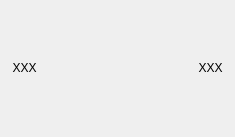
<?xml version="1.0" encoding="UTF-8"?>
<ui version="4.0">
 <class>QmitkSliderNavigator</class>
 <widget class="QWidget" name="QmitkSliderNavigator">
  <property name="geometry">
   <rect>
    <x>0</x>
    <y>0</y>
    <width>235</width>
    <height>137</height>
   </rect>
  </property>
  <property name="sizePolicy">
   <sizepolicy hsizetype="Preferred" vsizetype="Minimum">
    <horstretch>0</horstretch>
    <verstretch>0</verstretch>
   </sizepolicy>
  </property>
  <property name="minimumSize">
   <size>
    <width>0</width>
    <height>0</height>
   </size>
  </property>
  <property name="maximumSize">
   <size>
    <width>32767</width>
    <height>32767</height>
   </size>
  </property>
  <property name="windowTitle">
   <string>QmitkSliderNavigator</string>
  </property>
  <layout class="QGridLayout">
   <property name="leftMargin">
    <number>2</number>
   </property>
   <property name="topMargin">
    <number>2</number>
   </property>
   <property name="rightMargin">
    <number>2</number>
   </property>
   <property name="bottomMargin">
    <number>2</number>
   </property>
   <property name="spacing">
    <number>0</number>
   </property>
   <item row="0" column="3">
    <widget class="ctkDoubleSpinBox" name="m_SpinBox" native="true">
     <property name="sizePolicy">
      <sizepolicy hsizetype="Fixed" vsizetype="Preferred">
       <horstretch>0</horstretch>
       <verstretch>0</verstretch>
      </sizepolicy>
     </property>
    </widget>
   </item>
   <item row="0" column="0">
    <widget class="QLabel" name="m_SliderLabelLeft">
     <property name="enabled">
      <bool>true</bool>
     </property>
     <property name="sizePolicy">
      <sizepolicy hsizetype="Fixed" vsizetype="Preferred">
       <horstretch>0</horstretch>
       <verstretch>0</verstretch>
      </sizepolicy>
     </property>
     <property name="minimumSize">
      <size>
       <width>45</width>
       <height>0</height>
      </size>
     </property>
     <property name="maximumSize">
      <size>
       <width>45</width>
       <height>32767</height>
      </size>
     </property>
     <property name="text">
      <string>&lt;p align=&quot;center&quot;&gt;XXX&lt;/p&gt;</string>
     </property>
     <property name="wordWrap">
      <bool>false</bool>
     </property>
    </widget>
   </item>
   <item row="0" column="1">
    <widget class="ctkDoubleSlider" name="m_Slider" native="true">
     <property name="sizePolicy">
      <sizepolicy hsizetype="Expanding" vsizetype="Preferred">
       <horstretch>0</horstretch>
       <verstretch>0</verstretch>
      </sizepolicy>
     </property>
    </widget>
   </item>
   <item row="0" column="2">
    <widget class="QLabel" name="m_SliderLabelRight">
     <property name="sizePolicy">
      <sizepolicy hsizetype="Fixed" vsizetype="Preferred">
       <horstretch>0</horstretch>
       <verstretch>0</verstretch>
      </sizepolicy>
     </property>
     <property name="minimumSize">
      <size>
       <width>45</width>
       <height>0</height>
      </size>
     </property>
     <property name="maximumSize">
      <size>
       <width>45</width>
       <height>32767</height>
      </size>
     </property>
     <property name="text">
      <string>&lt;p align=&quot;center&quot;&gt;XXX&lt;/p&gt;</string>
     </property>
     <property name="wordWrap">
      <bool>false</bool>
     </property>
    </widget>
   </item>
  </layout>
 </widget>
 <layoutdefault spacing="0" margin="0"/>
 <customwidgets>
  <customwidget>
   <class>ctkDoubleSlider</class>
   <extends>QWidget</extends>
   <header location="global">ctkDoubleSlider.h</header>
   <container>1</container>
  </customwidget>
  <customwidget>
   <class>ctkDoubleSpinBox</class>
   <extends>QWidget</extends>
   <header location="global">ctkDoubleSpinBox.h</header>
   <container>1</container>
  </customwidget>
 </customwidgets>
 <includes>
  <include location="global">mitkStepper.h</include>
 </includes>
 <resources/>
 <connections/>
</ui>
